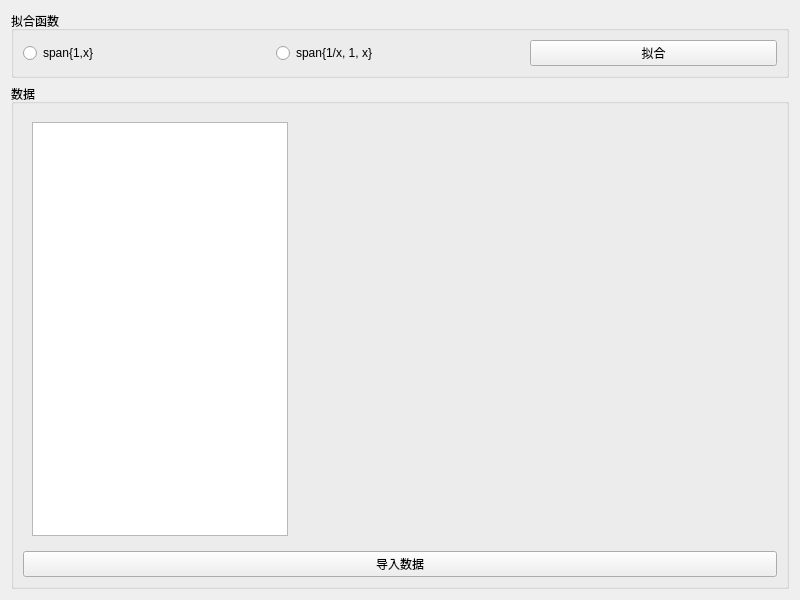
<?xml version="1.0" encoding="UTF-8"?>
<ui version="4.0">
 <class>MyWidget</class>
 <widget class="QWidget" name="MyWidget">
  <property name="geometry">
   <rect>
    <x>0</x>
    <y>0</y>
    <width>800</width>
    <height>600</height>
   </rect>
  </property>
  <property name="windowTitle">
   <string>MyWidget</string>
  </property>
  <layout class="QVBoxLayout" name="verticalLayout">
   <item>
    <widget class="QGroupBox" name="groupBox">
     <property name="title">
      <string>拟合函数</string>
     </property>
     <layout class="QHBoxLayout" name="horizontalLayout">
      <item>
       <widget class="QRadioButton" name="radioButton">
        <property name="text">
         <string>span{1,x}</string>
        </property>
       </widget>
      </item>
      <item>
       <widget class="QRadioButton" name="radioButton_2">
        <property name="text">
         <string>span{1/x, 1, x}</string>
        </property>
       </widget>
      </item>
      <item>
       <widget class="QPushButton" name="pushButton">
        <property name="text">
         <string>拟合</string>
        </property>
       </widget>
      </item>
     </layout>
    </widget>
   </item>
   <item>
    <widget class="QGroupBox" name="groupBox_2">
     <property name="title">
      <string>数据</string>
     </property>
     <layout class="QVBoxLayout" name="verticalLayout_2">
      <item>
       <widget class="QWidget" name="widget" native="true">
        <layout class="QHBoxLayout" name="horizontalLayout_2">
         <item>
          <widget class="QTableWidget" name="tableWidget">
           <property name="sizePolicy">
            <sizepolicy hsizetype="Minimum" vsizetype="Expanding">
             <horstretch>0</horstretch>
             <verstretch>0</verstretch>
            </sizepolicy>
           </property>
           <property name="rowCount">
            <number>0</number>
           </property>
           <property name="columnCount">
            <number>0</number>
           </property>
           <attribute name="horizontalHeaderHighlightSections">
            <bool>false</bool>
           </attribute>
           <attribute name="verticalHeaderHighlightSections">
            <bool>false</bool>
           </attribute>
          </widget>
         </item>
         <item>
          <widget class="QLabel" name="label">
           <property name="sizePolicy">
            <sizepolicy hsizetype="Expanding" vsizetype="Preferred">
             <horstretch>0</horstretch>
             <verstretch>0</verstretch>
            </sizepolicy>
           </property>
           <property name="text">
            <string/>
           </property>
          </widget>
         </item>
        </layout>
       </widget>
      </item>
      <item>
       <widget class="QPushButton" name="importdata">
        <property name="text">
         <string>导入数据</string>
        </property>
       </widget>
      </item>
     </layout>
    </widget>
   </item>
  </layout>
 </widget>
 <resources/>
 <connections/>
</ui>
